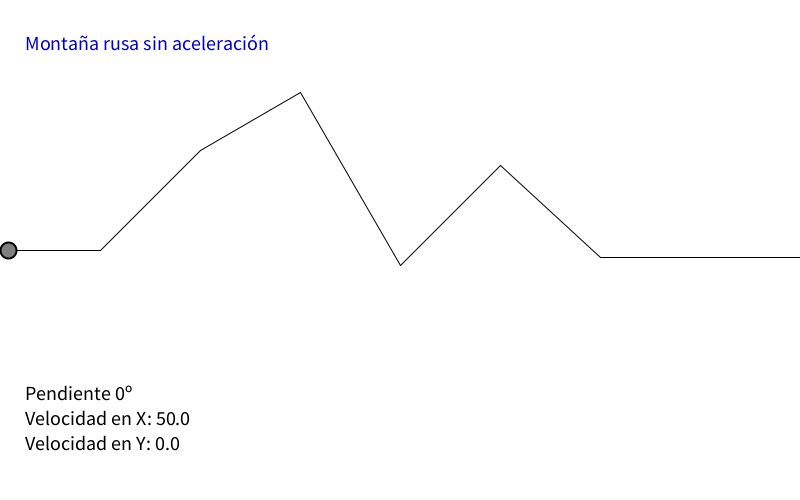
Frame 1 (no input)
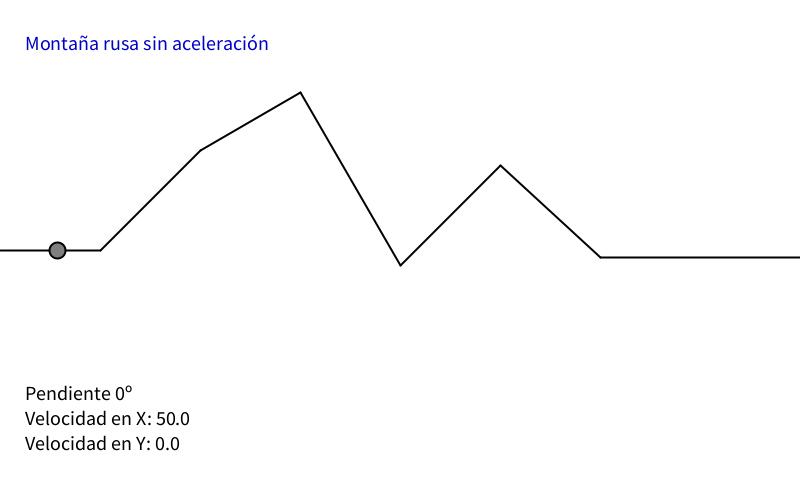
Frame 60 (the mouse pressed at the canvas centre just before this capture)
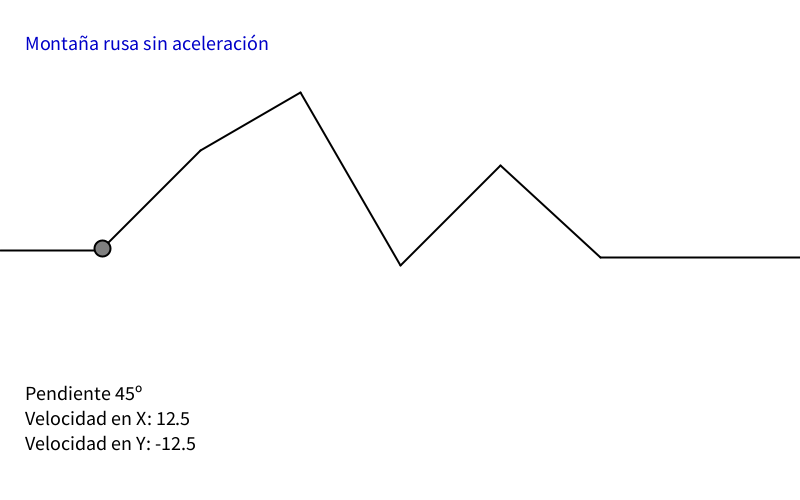
Frame 120 (the mouse held since frame 60 and released just before this capture)

The Processing sketch that drew these frames (run headless with seeded random() and noise(); from frame 60 on, the mouse is pressed at the canvas centre):

// Processing sketch: processing_186392
// ── processing_186392.pde

Mover mover;

float dt = 1/60.0;                                      // Diferencial de tiempo
float q = 150-(100/cos(PI/6))*sin(PI/6);                // Operaciones para encontrar operaciones según el grado de pendiente
float e = 200*sin(PI/3);


void setup() {
  size(800,500);
  mover = new Mover();
}

void draw() {
  background(255);
  fill(0,0,200);
  textSize(20);
  text("Montaña rusa sin aceleración",25,50);
  
  stroke(0);
  line(0, 250, 100, 250);                               // 0º pendiente
  line(100, 250, 200, 150);                             // 45º pendiente
  line(200, 150, 300, q);                               // 30º pendiente
  line(300, q, 400, q+e);                               // 60º pendiente
  line(400, q+e, 500, q+e-100);                         // 45º pendiente
  line(500, q+e-100, 600, q+e-100+q);                   // 30º pendiente
  line(600, q+e-100+q, 800, q+e-100+q);                 // 0º pendiente
  
  // Se actaliza y se pinta la esfera
  mover.update();
  mover.display(); 
}
class Mover {

  PVector location;
  PVector velocity;

  Mover() {
    location = new PVector(8, 250);
    velocity = new PVector(50,0);
  }

  void update() { 
    
    // Aplicamos la fórmula x = x + v*dt    
    location.x += velocity.x*dt;          
    location.y += velocity.y*dt;
    
    if(location.x > 0 && location.x < 100){
      fill(0);
      text("Pendiente 0º",25,400);
      text("Velocidad en X: "+velocity.x,25,425);
      text("Velocidad en Y: "+velocity.y,25,450);
    }
    
    if (location.x > 100 && location.x < 200){          // Velocidad reducida a un cuarto
      velocity.x = 12.5;
      velocity.y = -12.5;
      fill(0);
      text("Pendiente 45º",25,400);
      text("Velocidad en X: "+velocity.x,25,425);
      text("Velocidad en Y: "+velocity.y,25,450);
    } else if (location.x > 200 && location.x < 300){   // Velocidad reducida a un tercio de la inicial
      velocity.x = 16.666667*2;                         // y menor la y al ser de una pendiente menos inclinada
      velocity.y = -9.623*2;
      fill(0);
      text("Pendiente 30º",25,400);
      text("Velocidad en X: "+velocity.x,25,425);
      text("Velocidad en Y: "+velocity.y,25,450);
    } else if (location.x > 300 && location.x < 400){   // Velocidad aumentada un tercio parte de la inicial
      velocity.x = 66.666667*2;                         // y aumentada por dos para mostrar caída
      velocity.y = 66.666667*2*1.732;
      fill(0);
      text("Pendiente 60º",25,400);
      text("Velocidad en X: "+velocity.x,25,425);
      text("Velocidad en Y: "+velocity.y,25,450);
    } else if (location.x > 400 && location.x < 500){   // Velocidad reducida a un cuarto
      velocity.x = 12.5;
      velocity.y = -12.5;
      fill(0);
      text("Pendiente 45º",25,400);
      text("Velocidad en X: "+velocity.x,25,425);
      text("Velocidad en Y: "+velocity.y,25,450);
    } else if (location.x > 500 && location.x < 600){   // Velocidad aumentada una tercera parte
      velocity.x = 57.735*1.75;
      velocity.y = 57.735*1.6;
      fill(0);
      text("Pendiente 30º",25,400);
      text("Velocidad en X: "+velocity.x,25,425);
      text("Velocidad en Y: "+velocity.y,25,450);
    } else if (location.x > 600 && location.x < 800){   // Velocidad aumentada a un cuarto en x
      velocity.x = 50;
      velocity.y = 0;
      fill(0);
      text("Pendiente 0º",25,400);
      text("Velocidad en X: "+velocity.x,25,425);
      text("Velocidad en Y: "+velocity.y,25,450);
    } else if (location.x > 800){
      location.x = 8;
      location.y = 250;
    }    
  }

  void display() {
    stroke(0);
    strokeWeight(2);
    fill(127);
    ellipse(location.x, location.y, 16, 16);
  }

}
